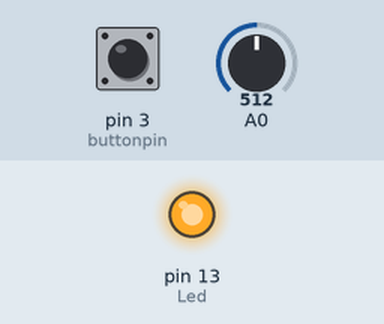
Recording of a sketch running on a simulated Arduino Uno, built with avr-gcc and run on an emulated ATmega328P. Parts: output pins drawn as LEDs (lit = HIGH). The test bench sets the inputs (shaded band); at power-on: pin 3 (buttonpin) HIGH, A0 = 512. What the sketch prints to the serial monitor is not drawn.

Above: at 1.2 s.
1.3 s: pin 3 (buttonpin) pulled LOW for 0.15 s
At 1.37 s:
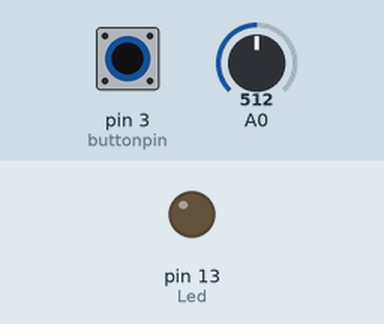
2.9 s: pin 3 (buttonpin) pulled LOW for 1 s
At 5.1 s:
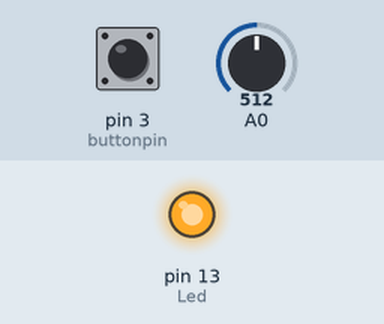
6.9 s: pin 3 (buttonpin) pulled LOW for 3.2 s
At 7.4 s:
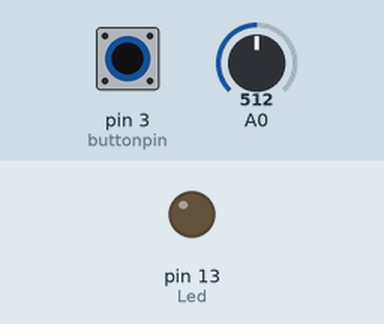
Timing chart, 0 to 11.6 s (numbered marks = the images above; inputs shaded):
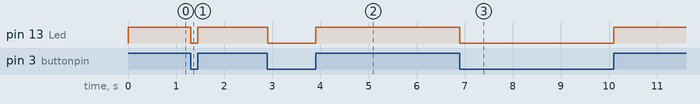

The sketch:

digital_signal_output.ino
```cpp
//salida digital y calibración

/*
 * El código de digital_signal_output funciona cuando la voz llega a un cierto valor,
 * activará una señal digital y se enciende el indicador L al mismo tiempo.
 * Este valor desencadenante puede cambiarse según el método de ajuste de sensibilidad con el potenciometro.
 * Este código también nos ayuda a calibrar la sensibilidad de la salida digital,
 * cuando las pulsaciones de un sonido están entre 2 y 15 y la distancia entre pulsos consecutivos no es mayor de 100 ms.
 */

int Led = 13; //define LED port
int buttonpin = 3; //define switch port
int val; //define digital variable val
int val_anterior;
int val_analogico;
int pulsos = 0;
unsigned long tiempo_pulsos;

void  setup() {
  Serial.begin(250000);
  pinMode(Led, OUTPUT); //define LED as a output port
  pinMode(buttonpin, INPUT); //define switch as a output port
  val_anterior = digitalRead(buttonpin);
}
void  loop() {
  val = digitalRead(buttonpin); //read the value of the digital interface 3 assigned to val
  val_analogico = analogRead(A0);
  if (val == HIGH) { //when the switch sensor have signal, LED blink
    digitalWrite(Led, HIGH);
    Serial.print("600");
    Serial.print(" ");
    Serial.print(val_analogico);
  }
  else {
    digitalWrite(Led, LOW);
    Serial.print("400");
    Serial.print(" ");
    Serial.print(val_analogico);
  }
  //cuenta los pulsos
  if (val_anterior != val) {
    if (val == HIGH) {  //pulso alto
      pulsos ++;
      tiempo_pulsos = millis();
    }
    val_anterior = val;
  }

  if (((millis() - tiempo_pulsos) > 100) && (pulsos > 0)) {
    Serial.println(" pulsos: " + (String)pulsos);
    if ((pulsos > 1) && (pulsos < 16)) { //en cada palmada entre 2 y 15 pulsos de sensibilidad
      Serial.println("CALIBRADO!!");
      delay(1000);
    }
    pulsos = 0;
  }
  Serial.print(" ");
  Serial.println(pulsos);
}
```

Measured:
- after the input at 1.3 s, pin 13 (Led): HIGH → LOW at once, → HIGH 0.15 s later
- after the input at 2.9 s, pin 13 (Led): HIGH → LOW at once, → HIGH 1.0 s later
- after the input at 6.9 s, pin 13 (Led): HIGH → LOW at once, → HIGH 3.2 s later
